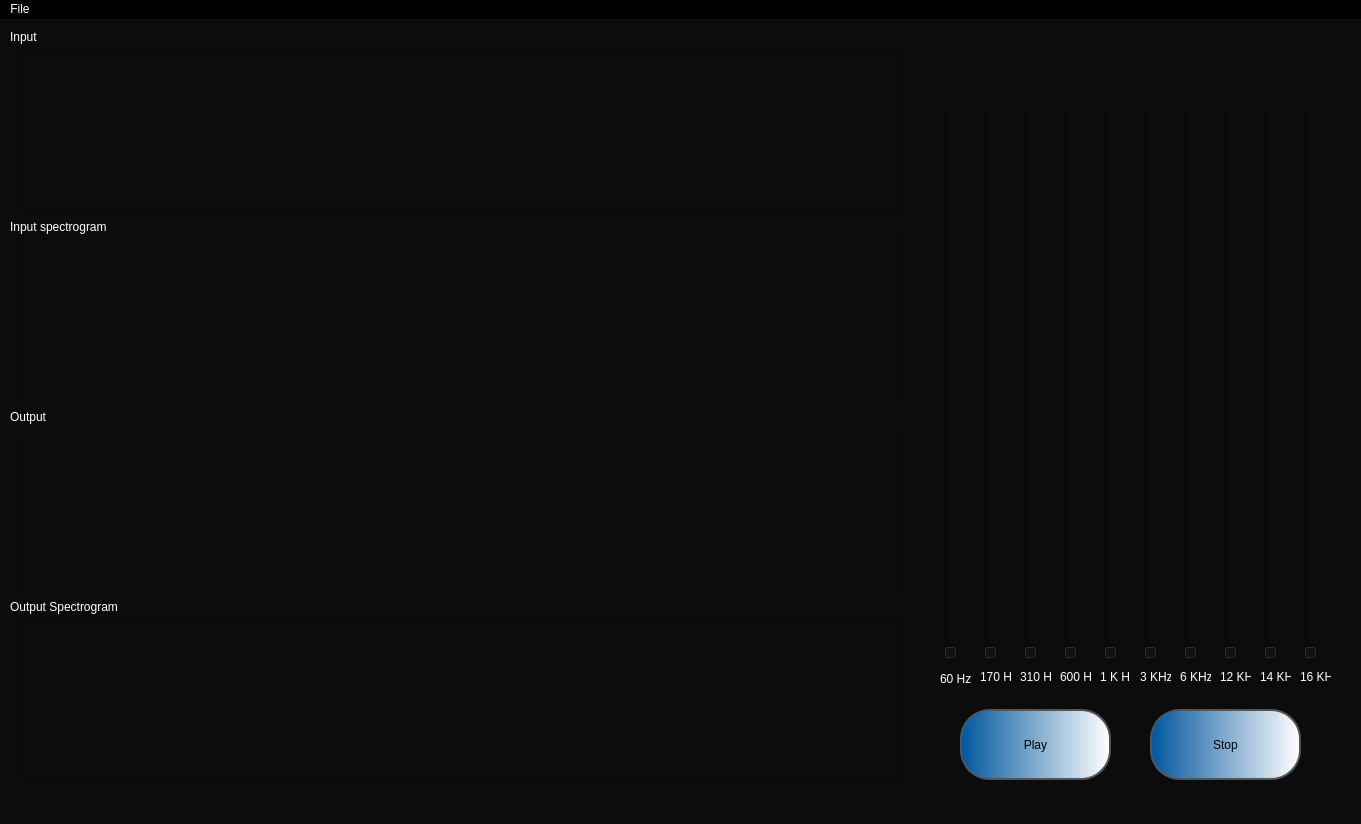
<?xml version="1.0" encoding="UTF-8"?>
<ui version="4.0">
 <class>MainWindow</class>
 <widget class="QMainWindow" name="MainWindow">
  <property name="geometry">
   <rect>
    <x>0</x>
    <y>0</y>
    <width>1361</width>
    <height>824</height>
   </rect>
  </property>
  <property name="mouseTracking">
   <bool>true</bool>
  </property>
  <property name="windowTitle">
   <string>Equalizer</string>
  </property>
  <property name="accessibleName">
   <string/>
  </property>
  <property name="autoFillBackground">
   <bool>false</bool>
  </property>
  <property name="styleSheet">
   <string notr="true">background-color: rgb(12, 12, 12);
color: rgb(255, 255, 255);
</string>
  </property>
  <property name="unifiedTitleAndToolBarOnMac">
   <bool>false</bool>
  </property>
  <widget class="QWidget" name="centralwidget">
   <widget class="PlotWidget" name="InputSignal">
    <property name="geometry">
     <rect>
      <x>20</x>
      <y>30</y>
      <width>881</width>
      <height>161</height>
     </rect>
    </property>
   </widget>
   <widget class="PlotWidget" name="InputSpectro">
    <property name="geometry">
     <rect>
      <x>20</x>
      <y>220</y>
      <width>881</width>
      <height>161</height>
     </rect>
    </property>
   </widget>
   <widget class="PlotWidget" name="OutputSignal_2">
    <property name="geometry">
     <rect>
      <x>20</x>
      <y>420</y>
      <width>881</width>
      <height>151</height>
     </rect>
    </property>
   </widget>
   <widget class="PlotWidget" name="OutputSpectro">
    <property name="geometry">
     <rect>
      <x>20</x>
      <y>600</y>
      <width>881</width>
      <height>161</height>
     </rect>
    </property>
   </widget>
   <widget class="QSlider" name="verticalSlider">
    <property name="geometry">
     <rect>
      <x>1260</x>
      <y>90</y>
      <width>22</width>
      <height>551</height>
     </rect>
    </property>
    <property name="orientation">
     <enum>Qt::Vertical</enum>
    </property>
   </widget>
   <widget class="QPushButton" name="pushButton">
    <property name="enabled">
     <bool>true</bool>
    </property>
    <property name="geometry">
     <rect>
      <x>960</x>
      <y>690</y>
      <width>151</width>
      <height>71</height>
     </rect>
    </property>
    <property name="styleSheet">
     <string notr="true">background-color: qlineargradient(spread:pad, x1:0, y1:0, x2:1, y2:0, stop:0 rgba(0, 86, 158, 255), stop:1 rgba(255, 255, 255, 255));
color: rgb(0, 0, 0);
font: 63 14pt &quot;Yu Gothic UI Semibold&quot;;
border: 2px solid #555;
border-radius: 30px;</string>
    </property>
    <property name="text">
     <string>Play</string>
    </property>
    <property name="shortcut">
     <string>Alt+P</string>
    </property>
   </widget>
   <widget class="QPushButton" name="pushButton_2">
    <property name="enabled">
     <bool>true</bool>
    </property>
    <property name="geometry">
     <rect>
      <x>1150</x>
      <y>690</y>
      <width>151</width>
      <height>71</height>
     </rect>
    </property>
    <property name="styleSheet">
     <string notr="true">background-color: qlineargradient(spread:pad, x1:0, y1:0, x2:1, y2:0, stop:0 rgba(0, 86, 158, 255), stop:1 rgba(255, 255, 255, 255));
color: rgb(0, 0, 0);
font: 63 14pt &quot;Yu Gothic UI Semibold&quot;;
border: 2px solid #555;
border-radius: 30px;
</string>
    </property>
    <property name="text">
     <string>Stop</string>
    </property>
    <property name="shortcut">
     <string>Alt+S</string>
    </property>
   </widget>
   <widget class="QSlider" name="verticalSlider_2">
    <property name="geometry">
     <rect>
      <x>1220</x>
      <y>90</y>
      <width>22</width>
      <height>551</height>
     </rect>
    </property>
    <property name="orientation">
     <enum>Qt::Vertical</enum>
    </property>
   </widget>
   <widget class="QSlider" name="verticalSlider_4">
    <property name="geometry">
     <rect>
      <x>1140</x>
      <y>90</y>
      <width>22</width>
      <height>551</height>
     </rect>
    </property>
    <property name="orientation">
     <enum>Qt::Vertical</enum>
    </property>
   </widget>
   <widget class="QSlider" name="verticalSlider_5">
    <property name="geometry">
     <rect>
      <x>1180</x>
      <y>90</y>
      <width>22</width>
      <height>551</height>
     </rect>
    </property>
    <property name="orientation">
     <enum>Qt::Vertical</enum>
    </property>
   </widget>
   <widget class="QSlider" name="verticalSlider_6">
    <property name="geometry">
     <rect>
      <x>1100</x>
      <y>90</y>
      <width>22</width>
      <height>551</height>
     </rect>
    </property>
    <property name="orientation">
     <enum>Qt::Vertical</enum>
    </property>
   </widget>
   <widget class="QSlider" name="verticalSlider_7">
    <property name="geometry">
     <rect>
      <x>1060</x>
      <y>90</y>
      <width>22</width>
      <height>551</height>
     </rect>
    </property>
    <property name="orientation">
     <enum>Qt::Vertical</enum>
    </property>
   </widget>
   <widget class="QSlider" name="verticalSlider_8">
    <property name="geometry">
     <rect>
      <x>1300</x>
      <y>90</y>
      <width>22</width>
      <height>551</height>
     </rect>
    </property>
    <property name="orientation">
     <enum>Qt::Vertical</enum>
    </property>
   </widget>
   <widget class="QSlider" name="verticalSlider_9">
    <property name="geometry">
     <rect>
      <x>1020</x>
      <y>90</y>
      <width>22</width>
      <height>551</height>
     </rect>
    </property>
    <property name="styleSheet">
     <string notr="true">color: qlineargradient(spread:pad, x1:0, y1:0, x2:1, y2:0, stop:0 rgba(0, 86, 158, 255), stop:1 rgba(255, 255, 255, 255));</string>
    </property>
    <property name="orientation">
     <enum>Qt::Vertical</enum>
    </property>
   </widget>
   <widget class="QSlider" name="verticalSlider_10">
    <property name="geometry">
     <rect>
      <x>980</x>
      <y>90</y>
      <width>22</width>
      <height>551</height>
     </rect>
    </property>
    <property name="orientation">
     <enum>Qt::Vertical</enum>
    </property>
   </widget>
   <widget class="QSlider" name="verticalSlider_11">
    <property name="geometry">
     <rect>
      <x>940</x>
      <y>90</y>
      <width>22</width>
      <height>551</height>
     </rect>
    </property>
    <property name="orientation">
     <enum>Qt::Vertical</enum>
    </property>
   </widget>
   <widget class="QLabel" name="label">
    <property name="geometry">
     <rect>
      <x>10</x>
      <y>10</y>
      <width>81</width>
      <height>16</height>
     </rect>
    </property>
    <property name="styleSheet">
     <string notr="true">color: rgb(255, 255, 255);</string>
    </property>
    <property name="text">
     <string>Input</string>
    </property>
   </widget>
   <widget class="QLabel" name="label_2">
    <property name="geometry">
     <rect>
      <x>10</x>
      <y>390</y>
      <width>81</width>
      <height>16</height>
     </rect>
    </property>
    <property name="styleSheet">
     <string notr="true">color: rgb(255, 255, 255);</string>
    </property>
    <property name="text">
     <string>Output</string>
    </property>
   </widget>
   <widget class="QLabel" name="label_3">
    <property name="geometry">
     <rect>
      <x>10</x>
      <y>200</y>
      <width>111</width>
      <height>16</height>
     </rect>
    </property>
    <property name="text">
     <string>Input spectrogram</string>
    </property>
   </widget>
   <widget class="QLabel" name="label_4">
    <property name="geometry">
     <rect>
      <x>10</x>
      <y>580</y>
      <width>121</width>
      <height>16</height>
     </rect>
    </property>
    <property name="text">
     <string>Output Spectrogram</string>
    </property>
   </widget>
   <widget class="QLabel" name="label_5">
    <property name="geometry">
     <rect>
      <x>940</x>
      <y>650</y>
      <width>31</width>
      <height>20</height>
     </rect>
    </property>
    <property name="styleSheet">
     <string notr="true">
font: 6pt &quot;MS Shell Dlg 2&quot;;</string>
    </property>
    <property name="text">
     <string>60 Hz</string>
    </property>
   </widget>
   <widget class="QLabel" name="label_6">
    <property name="geometry">
     <rect>
      <x>980</x>
      <y>650</y>
      <width>31</width>
      <height>16</height>
     </rect>
    </property>
    <property name="styleSheet">
     <string notr="true">font: 6pt &quot;MS Shell Dlg 2&quot;;</string>
    </property>
    <property name="text">
     <string>170 Hz</string>
    </property>
   </widget>
   <widget class="QLabel" name="label_7">
    <property name="geometry">
     <rect>
      <x>1020</x>
      <y>650</y>
      <width>31</width>
      <height>16</height>
     </rect>
    </property>
    <property name="styleSheet">
     <string notr="true">font: 6pt &quot;MS Shell Dlg 2&quot;;
color: rgb(255, 255, 255);</string>
    </property>
    <property name="text">
     <string>310 Hz</string>
    </property>
   </widget>
   <widget class="QLabel" name="label_8">
    <property name="geometry">
     <rect>
      <x>1060</x>
      <y>650</y>
      <width>31</width>
      <height>16</height>
     </rect>
    </property>
    <property name="styleSheet">
     <string notr="true">font: 6pt &quot;MS Shell Dlg 2&quot;;</string>
    </property>
    <property name="text">
     <string>600 Hz</string>
    </property>
   </widget>
   <widget class="QLabel" name="label_9">
    <property name="geometry">
     <rect>
      <x>1100</x>
      <y>650</y>
      <width>31</width>
      <height>16</height>
     </rect>
    </property>
    <property name="styleSheet">
     <string notr="true">font: 6pt &quot;MS Shell Dlg 2&quot;;</string>
    </property>
    <property name="text">
     <string>1 K H z</string>
    </property>
   </widget>
   <widget class="QLabel" name="label_10">
    <property name="geometry">
     <rect>
      <x>1140</x>
      <y>650</y>
      <width>31</width>
      <height>16</height>
     </rect>
    </property>
    <property name="styleSheet">
     <string notr="true">font: 6pt &quot;MS Shell Dlg 2&quot;;</string>
    </property>
    <property name="text">
     <string>3 KHz</string>
    </property>
   </widget>
   <widget class="QLabel" name="label_11">
    <property name="geometry">
     <rect>
      <x>1180</x>
      <y>650</y>
      <width>31</width>
      <height>16</height>
     </rect>
    </property>
    <property name="styleSheet">
     <string notr="true">font: 6pt &quot;MS Shell Dlg 2&quot;;</string>
    </property>
    <property name="text">
     <string>6 KHz</string>
    </property>
   </widget>
   <widget class="QLabel" name="label_12">
    <property name="geometry">
     <rect>
      <x>1220</x>
      <y>650</y>
      <width>31</width>
      <height>16</height>
     </rect>
    </property>
    <property name="styleSheet">
     <string notr="true">font: 6pt &quot;MS Shell Dlg 2&quot;;</string>
    </property>
    <property name="text">
     <string>12 KHz</string>
    </property>
   </widget>
   <widget class="QLabel" name="label_13">
    <property name="geometry">
     <rect>
      <x>1260</x>
      <y>650</y>
      <width>31</width>
      <height>16</height>
     </rect>
    </property>
    <property name="styleSheet">
     <string notr="true">font: 6pt &quot;MS Shell Dlg 2&quot;;</string>
    </property>
    <property name="text">
     <string>14 KHz</string>
    </property>
   </widget>
   <widget class="QLabel" name="label_14">
    <property name="geometry">
     <rect>
      <x>1300</x>
      <y>650</y>
      <width>31</width>
      <height>16</height>
     </rect>
    </property>
    <property name="styleSheet">
     <string notr="true">font: 6pt &quot;MS Shell Dlg 2&quot;;</string>
    </property>
    <property name="text">
     <string>16 KHz</string>
    </property>
   </widget>
  </widget>
  <widget class="QMenuBar" name="menubar">
   <property name="geometry">
    <rect>
     <x>0</x>
     <y>0</y>
     <width>1361</width>
     <height>26</height>
    </rect>
   </property>
   <property name="styleSheet">
    <string notr="true">background-color: rgb(0, 0, 0);
alternate-background-color: rgb(74, 74, 74);</string>
   </property>
   <widget class="QMenu" name="menufile">
    <property name="styleSheet">
     <string notr="true">color: rgb(255, 255, 255);
background-color: rgb(80, 80, 80);</string>
    </property>
    <property name="title">
     <string>File</string>
    </property>
    <addaction name="actionOpen"/>
    <addaction name="actionOpen_2"/>
    <addaction name="actionSave"/>
    <addaction name="actionClose"/>
   </widget>
   <addaction name="menufile"/>
  </widget>
  <widget class="QStatusBar" name="statusbar"/>
  <action name="actionOpen">
   <property name="text">
    <string>New Tab</string>
   </property>
   <property name="shortcut">
    <string>Ctrl+N</string>
   </property>
  </action>
  <action name="actionOpen_2">
   <property name="text">
    <string>Open</string>
   </property>
   <property name="shortcut">
    <string>Ctrl+O</string>
   </property>
  </action>
  <action name="actionSave">
   <property name="text">
    <string>Save</string>
   </property>
   <property name="shortcut">
    <string>Ctrl+S</string>
   </property>
  </action>
  <action name="actionClose">
   <property name="text">
    <string>Close</string>
   </property>
   <property name="shortcut">
    <string>Ctrl+C</string>
   </property>
  </action>
 </widget>
 <customwidgets>
  <customwidget>
   <class>PlotWidget</class>
   <extends>QGraphicsView</extends>
   <header>pyqtgraph</header>
  </customwidget>
 </customwidgets>
 <resources/>
 <connections/>
</ui>
